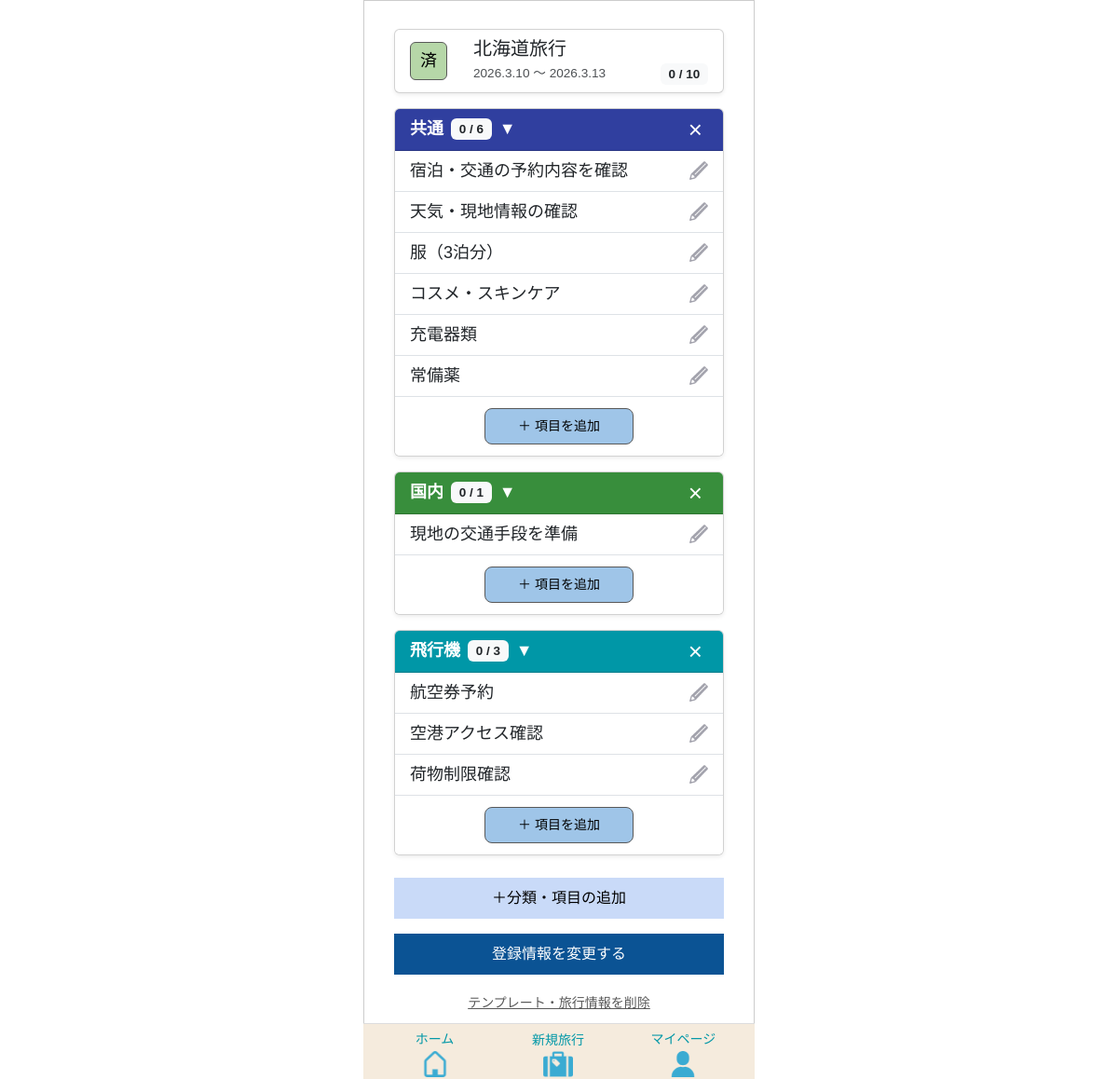
Before: /tabipre/old_template/501/edit/ (signed in) with the older database file.
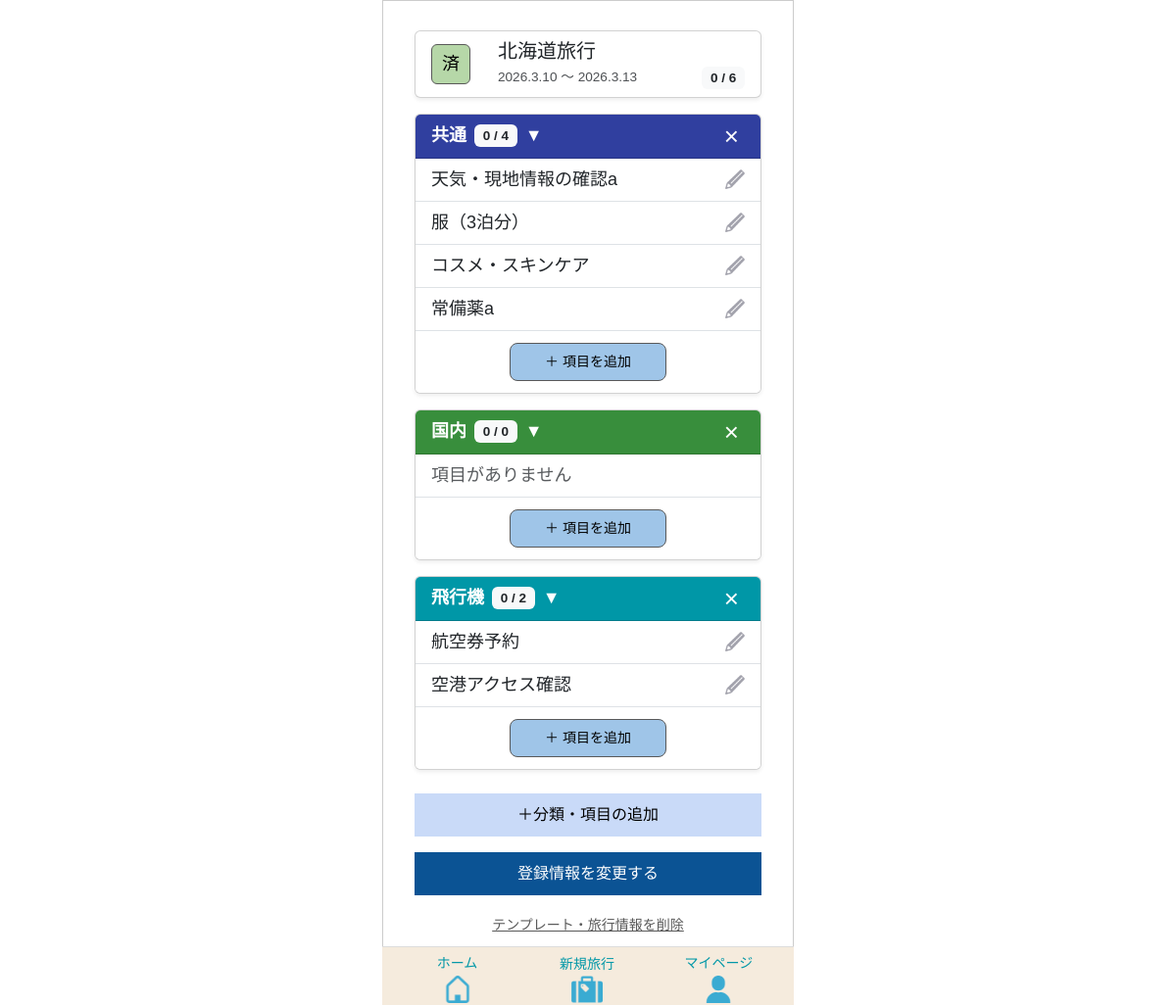
After: the same page with the newer database file.
### app/models/travel.py (models this page shows, shortened)
class Travel_info(models.Model):
    class LocationType(models.IntegerChoices):
        DOMESTIC = 0, _("国内")
        OVERSEAS = 1, _("海外")
    class StatusType(models.IntegerChoices):
        NOT_DONE  = 0, _("未")
        COMPLETE  = 1, _("完")
        PROCESSED = 2, _("済")
    travel_info_id = models.AutoField(
        primary_key=True,
        verbose_name=_("旅行情報ID")
    )
    user = models.ForeignKey(
        settings.AUTH_USER_MODEL,
        on_delete=models.CASCADE,
        verbose_name=_("ユーザーID")
    )
    travel_title = models.CharField(
        max_length=100,
        verbose_name=_("旅行タイトル")
    )
    start_date = models.DateField(
        verbose_name=_("開始日")
    )
    end_date = models.DateField(
        verbose_name=_("終了日")
    )
    location = models.IntegerField(
        choices=LocationType.choices,
        verbose_name=_("場所"),
    )
    memo = models.CharField(
        max_length=230,
        blank=True,
        verbose_name=_("メモ")
    )
    status = models.IntegerField(
        choices=StatusType.choices,
        default=0,
        verbose_name=_("ステータス")
    )
    transport = models.ManyToManyField(
        "Transport",
        through="Travelmode",
        verbose_name=_("交通手段")
    )
    created_at = models.DateTimeField(
        auto_now_add=True,
        verbose_name=_("作成日")
    )
    updated_at = models.DateTimeField(
       auto_now=True,
        verbose_name=_("更新日")
    )
    class Meta:
        verbose_name = _("旅行情報")
        verbose_name_plural = _("旅行情報")

### app/models/template.py (models this page shows, shortened)
class TravelCategory(models.Model):
    class TravelType(models.IntegerChoices):
        AUTO  = 0, _("初期作成")
        CUSTOM = 1, _("ユーザー追加")
    class CategoryColor(models.IntegerChoices):
        PINK       = 0, "#e91e63ff"
        LIGHT_PINK = 1, "#ffb7b2fe"
        ORANGE     = 2, "#f57c00ff"
        GREEN      = 3, "#388e3cff"
        CYAN       = 4, "#0097a7ff"
        BLUE       = 5, "#303f9ffe"
        BROWN      = 6, "#795548ff"
        PURPLE     = 7, "#7b1fa2ff"
    template = models.ForeignKey(
        Template,
        on_delete=models.CASCADE,
        verbose_name=_("テンプレートID")
    )
    category_name = models.CharField(
        max_length=50,
        verbose_name=_("分類名")
    )
    travel_type = models.IntegerField(
        choices=TravelType.choices,
        verbose_name=_("分類タイプ")
    )
    category_color = models.IntegerField(
        choices=CategoryColor.choices,
        verbose_name=_("分類カラー")
    )
    created_at = models.DateTimeField(
         auto_now_add=True,
         verbose_name=_("作成日")
         )
    updated_at = models.DateTimeField(
        auto_now=True,
        verbose_name=_("更新日")
        )
    class Meta:
      verbose_name = _("旅行の分類")
    @property
    def checked_count(self):
        return self.travelitem_set.filter(item_checked=1).count()
    @property
    def total_count(self):
        return self.travelitem_set.count()

class TravelItem(models.Model):
    class ItemChecked(models.IntegerChoices):
        NO  = 0, _("NO")
        YES = 1, _("YES")
    travel_category = models.ForeignKey(
        TravelCategory,
        on_delete=models.CASCADE,
        verbose_name=_("旅行の分類ID")
    )
    item_name = models.CharField(
        max_length=128,
        verbose_name=_("項目名")
    )
    item_checked = models.IntegerField(
        choices=ItemChecked.choices,
        verbose_name=_("チェック済み項目")
    )
    created_at = models.DateTimeField(
         auto_now_add=True,
         verbose_name=_("作成日")
         )
    updated_at = models.DateTimeField(
        auto_now=True,
        verbose_name=_("更新日")
        )
    class Meta:
      verbose_name = _("旅行の項目")

### app/views/old_travel/template_manage.py (the view, shortened to what this page needs)
# urls.py: path("tabipre/old_template/<int:template_id>/edit/", old_template_edit, name="old_template_edit"),
def old_template_edit(request, template_id):
    template = get_object_or_404(Template, id=template_id)
    travel = template.travel_info
    favorite, _ = Favorite.objects.get_or_create(user=request.user)
    favorite_items = FavoriteItem.objects.filter(favorite=favorite)
    categories = TravelCategory.objects.filter(template=template)
    for cat in categories:
        cat.total_count_display = cat.total_count
        cat.checked_count_display = cat.checked_count
    all_items = TravelItem.objects.filter(travel_category__template=template)
    checked_items = all_items.filter(item_checked=TravelItem.ItemChecked.YES).count()
    total_items = all_items.count()
    today = timezone.now().date()
    if travel.end_date < today:
        status = "済"
    elif total_items > 0 and total_items == checked_items:
        status = "完"
    else:
        status = "未"
    travel.status_label = status
    context = {
        "template": template,
        "current_template": template,
        "travel": travel,
        "travel_info": travel,
        "categories": categories,
        "favorite_items": favorite_items,
        "checked_items": checked_items,
        "total_items": total_items,
        "card_travel_info": template.travel_info,
        "open_edit_modal": request.session.pop("open_edit_modal", None),
        "edit_item_name": request.session.pop("edit_item_name", ""),
        "add_item_error": request.session.pop("add_item_error", False),
        "old_value": request.session.pop("old_value", ""),
        "error_category_id": request.session.pop("error_category_id", None),
    }
    return render(request, "old_travel/template_manage.html", context)

### templates/old_travel/template_manage.html (shortened to what this page needs)
{% extends "base.html" %}
{% load static %}
{% block extra_css %}
{{ block.super }}
<link rel="stylesheet" href="{% static 'tabipre/css/parts/template_manage.css' %}">
<link rel="stylesheet" href="{% static 'tabipre/css/parts/edit_item.css' %}">
{% endblock %}
{% block content %}
<div class="container mt-0">
    {% include "parts/travel_card.html" %}
    {% for category in categories %}
    <div class="card mb-3 shadow-sm">
        <div class="card-header text-white d-flex justify-content-between align-items-center"
             style="background-color: {{ category.get_category_color_display }};">
            <div class="d-flex align-items-center"
                 data-bs-toggle="collapse"
                 data-bs-target="#cat{{ category.id }}"
                 style="cursor: pointer;">
                <strong>{{ category.category_name }}</strong>
                <span class="badge bg-light text-dark ms-2">
                    {{ category.checked_count }} / {{ category.total_count }}
                </span>
                <span class="ms-2">▼</span>
            </div>
                <button type="button"
                        class="delete-category-btn"
                        data-type="category"
                        data-id="{{ category.id }}"
                        data-name="{{ category.category_name }}"
                        data-bs-toggle="modal"
                        data-bs-target="#confirmDeleteModal">
                    ×
                </button>
        </div>
        <ul id="cat{{ category.id }}" class="list-group list-group-flush collapse show">
            {% for item in category.travelitem_set.all %}
            <li class="list-group-item d-flex justify-content-between align-items-center">
                <span>{{ item.item_name }}</span>
                <img src="{% static 'tabipre/icons/edit.png' %}"
                     width="20"
                     class="edit-item-btn"
                     style="cursor: pointer;"
                     data-bs-toggle="modal"
                     data-bs-target="#editItemModal"
                     data-item-id="{{ item.id }}"
                     data-item-name="{{ item.item_name }}">
            </li>
            {% empty %}
            <li class="list-group-item text-muted">項目がありません</li>
            {% endfor %}
            <li class="list-group-item text-center">
                <button
                    class="btn btn add-item-btn"
                    data-bs-toggle="modal"
                    data-bs-target="#addItemModal"
                    data-category-id="{{ category.id }}">
                    ＋ 項目を追加
                </button>
            </li>
        </ul>
    </div>
    {% endfor %}
    <div class="text-center mt-4">
        <a href="{% url 'app:category_item_add' current_template.id %}"
            class="btn custom-add-btn mb-3 d-block">
            ＋分類・項目の追加
        </a>
            <a href="{% url 'app:old_travel_edit1' card_travel_info.travel_info_id %}"
                class="btn custom-edit-btn mb-3 d-block">
                 登録情報を変更する
            </a>
            <button
                type="button"
                class="delete-template-btn"
                data-type="template"
                data-id="{{ current_template.id }}"
                data-name="テンプレート"
                data-bs-toggle="modal"
                data-bs-target="#confirmDeleteModal">
                テンプレート・旅行情報を削除
            </button>
    </div>
</div>
{% endblock %}

### templates/base.html (shortened to what this page needs)
<!DOCTYPE html>
<html lang="ja">
<head>
    {% load static %}
    <link href="https://cdn.jsdelivr.net/npm/bootstrap@5.3.0/dist/css/bootstrap.min.css" rel="stylesheet">
    <link rel="stylesheet" href="https://cdn.jsdelivr.net/npm/bootstrap-icons@1.10.5/font/bootstrap-icons.css">
    <link rel="stylesheet" href="https://cdn.jsdelivr.net/npm/flatpickr/dist/themes/airbnb.css">
    {% block extra_css %}
    <link rel="stylesheet" href="{% static 'tabipre/css/base/base.css' %}">
    <link rel="stylesheet" href="{% static 'tabipre/css/base/calendar_style.css' %}">
    {% endblock %}
</head>
<body class="{% block body_class %}{% endblock %}">
    <div class="app-frame">
        <div class="content-wrapper container">
            {% block content %}
            {% endblock %}
        </div>
        {% if request.user.is_authenticated and not is_share_page %}
        <nav class="bottom-nav">
            <div class="fooder">
                <a class="nav-link flex-fill" href="{% url 'app:home' %}">
                    ホーム<br>
                    <img src="{% static 'tabipre/icons/home.png' %}" width="28">
                </a>
                <a class="nav-link flex-fill" href="{% url 'app:travel_step1' %}">
                    新規旅行<br>
                    <img src="{% static 'tabipre/icons/travel.png' %}">
                </a>
                <a class="nav-link flex-fill" href="{% url 'app:mypage' %}">
                    マイページ<br>
                    <img src="{% static 'tabipre/icons/mypage.png' %}" width="28">
                </a>
            </div>
        </nav>
        {% endif %}
    </div>
</body>
</html>

### templates/includes/toast.html (shortened to what this page needs)
{% load static %}

### templates/parts/travel_card.html
<div class="card mb-3 shadow-sm">
    <div class="card-body">
        <div class="d-flex align-items-start">
            <span id="travelStatus-{{ card_travel_info.travel_info_id }}"
                  data-end-date="{{ card_travel_info.end_date|date:'Y-m-d' }}"
                  class="badge-t
                      {% if card_travel_info.status_label == '未' %}status-mi
                      {% elif card_travel_info.status_label == '完' %}status-kan
                      {% elif card_travel_info.status_label == '済' %}status-zumi
                      {% endif %}
                      status-vertical">
                {{ card_travel_info.status_label }}
            </span>
            <div class="ms-2 flex-grow-1">
                <h5 class="mb-1">{{ card_travel_info.travel_title }}</h5>
                <div class="d-flex justify-content-between align-items-center">
                    <p class="travel-date mb-0">
                        {{ card_travel_info.start_date|date:"Y.n.j" }}
                        ～
                        {{ card_travel_info.end_date|date:"Y.n.j" }}
                    </p>
                    <span id="totalCheckCount" class="badge bg-light text-dark">
                        {{ checked_items }} / {{ total_items }}
                    </span>
                </div>
            </div>
        </div>
    </div>
</div>

### templates/old_travel/modal/add_item_modal.html (shortened to what this page needs)
{% load static %}

### templates/old_travel/modal/edit_item_modal.html (shortened to what this page needs)
{% load static %}

### static/tabipre/css/base/base.css (style rules this page uses)
.app-frame { max-width: 420px; margin: 0 auto; min-height: 100vh; padding: 8px; padding-top: 30px; background: #fff; border: 1px solid #ccc; color: #595959; display: flex; flex-direction: column; box-sizing: border-box; font-family: Arial, Helvetica, sans-serif; }
.bottom-nav { position: fixed; bottom: 0; left: 50%; transform: translateX(-50%); width: 100%; max-width: 420px; height: 60px; padding: 6px 0; background: #f5ebdd; border-top: 1px solid #ddd; z-index: 999; }
.fooder { display: flex; justify-content: space-between; align-items: center; width: 100%; }
.nav-link { flex: 1; text-decoration: none; color: #000; font-size: 12px; text-align: center; }
.nav-link:nth-child(1) { padding-left: 20px; }
.nav-link:nth-child(2) { padding-left: 12px; }
.nav-link:nth-child(3) { padding-right: 6px; }
.nav-link img { display: block; margin: 2px auto 0; }
.nav-link:nth-child(2) img { width: 32px; height: 32px; margin-top: -1px; margin-bottom: -3px; }
.bottom-nav a { color: #0097a7; font-size: 14px; text-decoration: none; }
.btn, .btn-primary, .app-btn, .app-btn-primary, .app-btn-secondary, .app-btn-warning { border-radius: 0 !important; }
.content-wrapper { padding-bottom: 60px !important; }
.badge-t { display: inline-block; min-width: 32px; padding: 6px 10px; margin: 5px 20px 0 0 !important; border-radius: 6px; border: 1px solid #595959; font-size: 18px; }
.status-zumi { background: #b6d7a8; color: #000; }
.card .travel-date { font-size: 0.85rem; opacity: 0.8; margin: 0; }
.card-body { padding: 8px 16px !important; }
html { overflow-y: scroll; }
body { font-size: 18px; }

### static/tabipre/css/parts/template_manage.css (style rules this page uses)
.add-item-btn { background-color: #9fc5e8; border: 1px solid #595959; color: #000; font-size: 14px; width: 50%; padding: 8px 0; margin: 4px auto; border-radius: 8px !important; display: block; }
.custom-add-btn { background-color:#c9daf8ff; color: #000; font-size: 16px; padding: 10px 0; border-radius: 6px; border: none; }
.custom-edit-btn { background-color: #0b5394ff; color: #fff; font-size: 16px; padding: 10px 0; border-radius: 6px; border: none; }
.delete-category-btn { background: none; border: none; color: white; font-size: 26px; cursor: pointer; line-height: 1; }
.delete-template-btn { background: none; border: none; color: #595959; text-decoration: underline; font-size: 14px; cursor: pointer; }

Changed rows visible on the page:
removed TravelItem: item_name "宿泊・交通の予約内容を確認", shown under TravelCategory "共通"
removed TravelItem: item_name "充電器類", shown under TravelCategory "共通"
removed TravelItem: item_name "現地の交通手段を準備", shown under TravelCategory "国内"
removed TravelItem: item_name "荷物制限確認", shown under TravelCategory "飛行機"
computed for TravelCategory "共通": total_count "6" → "4"
changed TravelItem: item_name "天気・現地情報の確認" → "天気・現地情報の確認a"
changed TravelItem: item_name "常備薬" → "常備薬a"
shown differently, row unchanged: TravelCategory "国内": total_count "1" → "0"; now shows "項目がありません"
computed for TravelCategory "飛行機": total_count "3" → "2"
Other visible differences:
{{ total_items }}: "10" → "6"
